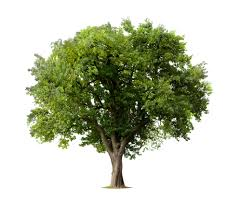
#> input picture test_images/tree.jpeg, 241 x 209 px
$ python img_thresholding.py
#> lines starting #> are read from the running program, lines starting #| are printed output that depends on the picture; after the words box and inside, x2 and y2 are one past the last pixel; in counts of white or black regions, pixels touching at a corner belong together
# importing the required libraries
import numpy as np
import cv2
import matplotlib.pyplot as plt
# % matplotlib
# inline

# here 0 means that the image is loaded in gray scale format
gray_image = cv2.imread('../test_images/tree.jpeg', 0)
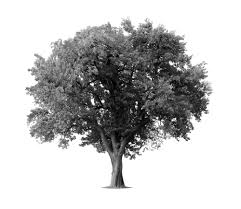
#> gray_image: shape (209, 241); min 0, max 255, mean 193.3

ret, thresh_binary = cv2.threshold(gray_image, 127, 255, cv2.THRESH_BINARY)
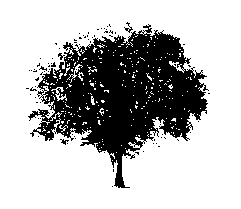
#> thresh_binary: shape (209, 241); 71.9% white; 85 black regions (81 under 20 px), largest, box (x1, y1, x2, y2) and area: (28, 24, 209, 188) 13880, (124, 22, 133, 33) 30, (60, 139, 69, 145) 23, (58, 53, 65, 60) 22
ret, thresh_binary_inv = cv2.threshold(gray_image, 127, 255, cv2.THRESH_BINARY_INV)
ret, thresh_trunc = cv2.threshold(gray_image, 127, 255, cv2.THRESH_TRUNC)
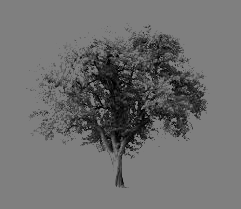
#> thresh_trunc: shape (209, 241); min 0, max 127, mean 110.6
ret, thresh_tozero = cv2.threshold(gray_image, 127, 255, cv2.THRESH_TOZERO)
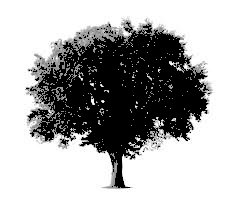
#> thresh_tozero: shape (209, 241); min 0, max 255, mean 174
ret, thresh_tozero_inv = cv2.threshold(gray_image, 127, 255, cv2.THRESH_TOZERO_INV)
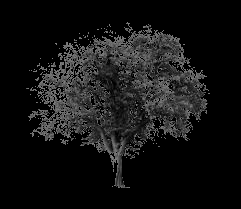
#> thresh_tozero_inv: shape (209, 241); min 0, max 127, mean 19.3

# DISPLAYING THE DIFFERENT THRESHOLDING STYLES
names = ['Oiriginal Image', 'BINARY', 'THRESH_BINARY_INV', 'THRESH_TRUNC', 'THRESH_TOZERO', 'THRESH_TOZERO_INV']
images = gray_image, thresh_binary, thresh_binary_inv, thresh_trunc, thresh_tozero, thresh_tozero_inv

for i in range(6):
    plt.subplot(2, 3, i + 1), plt.imshow(images[i], 'gray')
    plt.title(names[i])
    plt.xticks([]), plt.yticks([])

plt.show()
